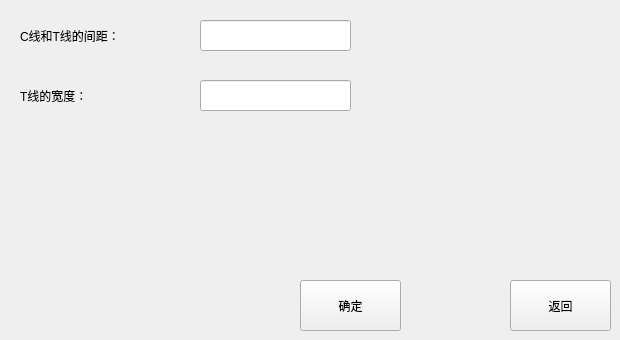
   <widget class="QWidget" name="userCheckPage">
    <widget class="QPushButton" name="UserCheckRetBtn">
     <property name="geometry">
      <rect>
       <x>510</x>
       <y>280</y>
       <width>101</width>
       <height>51</height>
      </rect>
     </property>
     <property name="styleSheet">
      <string notr="true">font: 16pt &quot;微软细黑&quot;;</string>
     </property>
     <property name="text">
      <string>返回</string>
     </property>
    </widget>
    <widget class="QLineEdit" name="CT_DistLineEdit">
     <property name="geometry">
      <rect>
       <x>200</x>
       <y>20</y>
       <width>151</width>
       <height>31</height>
      </rect>
     </property>
    </widget>
    <widget class="QLabel" name="label_30">
     <property name="geometry">
      <rect>
       <x>20</x>
       <y>20</y>
       <width>181</width>
       <height>31</height>
      </rect>
     </property>
     <property name="styleSheet">
      <string notr="true">font: 16pt &quot;微软细黑&quot;;</string>
     </property>
     <property name="text">
      <string>C线和T线的间距：</string>
     </property>
    </widget>
    <widget class="QLabel" name="label_31">
     <property name="geometry">
      <rect>
       <x>20</x>
       <y>80</y>
       <width>171</width>
       <height>31</height>
      </rect>
     </property>
     <property name="styleSheet">
      <string notr="true">font: 16pt &quot;微软细黑&quot;;</string>
     </property>
     <property name="text">
      <string>T线的宽度：</string>
     </property>
    </widget>
    <widget class="QLineEdit" name="TWidthLineEdit">
     <property name="geometry">
      <rect>
       <x>200</x>
       <y>80</y>
       <width>151</width>
       <height>31</height>
      </rect>
     </property>
    </widget>
    <widget class="QPushButton" name="UserCheckConfirmBtn">
     <property name="geometry">
      <rect>
       <x>300</x>
       <y>280</y>
       <width>101</width>
       <height>51</height>
      </rect>
     </property>
     <property name="styleSheet">
      <string notr="true">font: 16pt &quot;微软细黑&quot;;</string>
     </property>
     <property name="text">
      <string>确定</string>
     </property>
    </widget>
   </widget>
